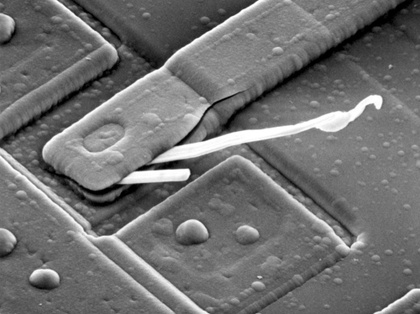
%> input picture images/Fig4.04(a).jpg, 420 x 314 px, shrunk from 500 x 374 before the run
$ octave Project04_01.m   (GNU Octave 9; MATLAB toolbox functions it lacks are replaced by stand-ins)
%> lines starting %> are read from the running program, lines starting %| are printed output that depends on the picture; in (x1, y1, x2, y2) boxes, pixels count from 0 and x2, y2 are one past the last pixel; in counts of white or black regions, pixels touching at a corner belong together; the program's own positions count from 1
% load image
image=imread('./images/Fig4.04(a).jpg');
%> image is the input picture: size 314x420 uint8; min 0, max 255, mean 112.5
image=im2double(image); %Image processing requires double precision
%> image: size 314x420 double
figure(1);
imshow(image,[]);
title('origin image');

% The original image matrix is expanded to obtain fp(x,y)
[M,N]=size(image);
%> M = 314; N = 420
P=2*M;
%> P = 628
Q=2*N;
%> Q = 840
image_fp=zeros(P,Q);
image_fp(1:M,1:N)=image(1:M,1:N);
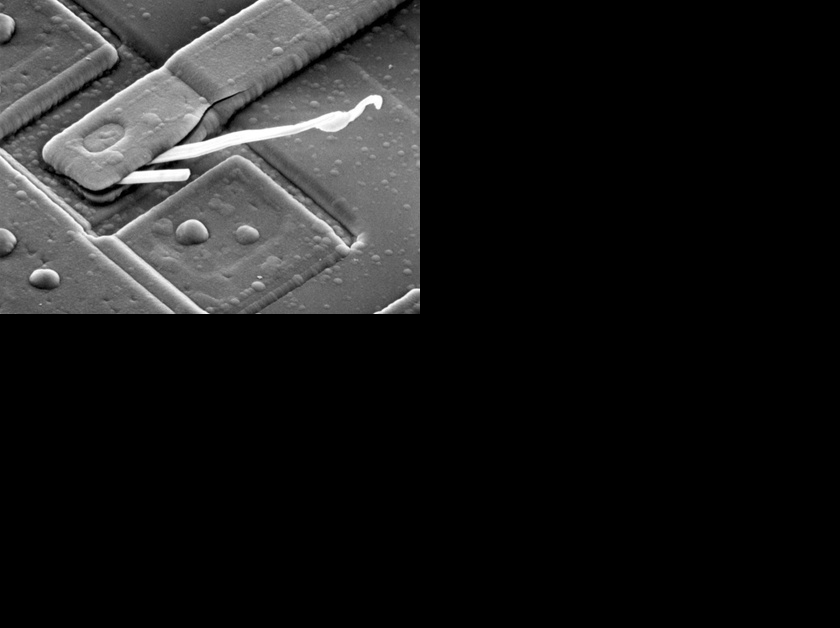
%> image_fp: size 628x840 double; min 0, max 1, mean 0.11

%(-1)^(x+y) Multiplied by fp(x,y) to Move it to the center
for x=1:P
    for y=1:Q
        image_fp(x,y)=image_fp(x,y).*(-1)^(x+y);
    end
end
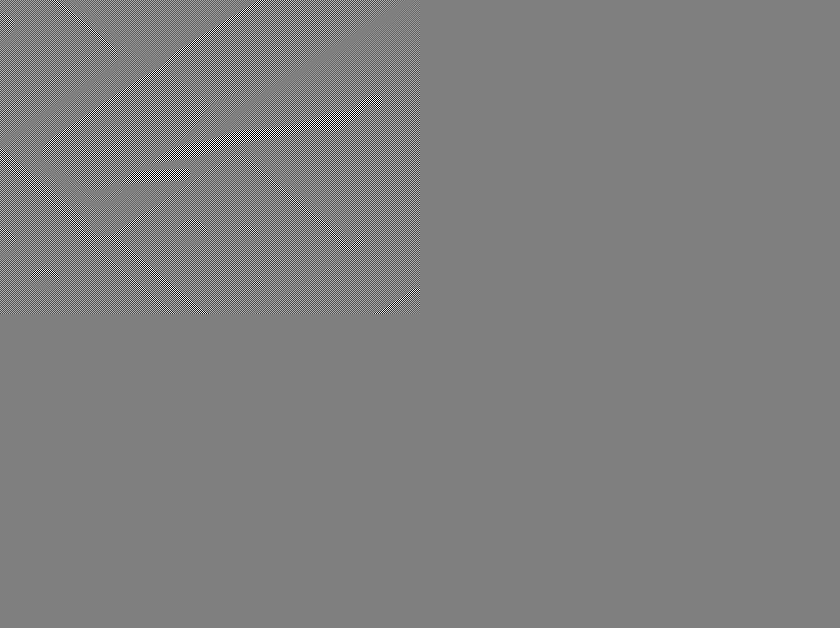
%> image_fp: size 628x840 double; 12.44% of pixels changed, all inside (x1, y1, x2, y2) = (0, 0, 420, 314); drawn with min black and max white

% Take the two-dimensional Fourier transform of the image
%> (the run ends here)

$ run again, with images/Fig3.08(a).jpg copied over images/Fig4.04(a).jpg
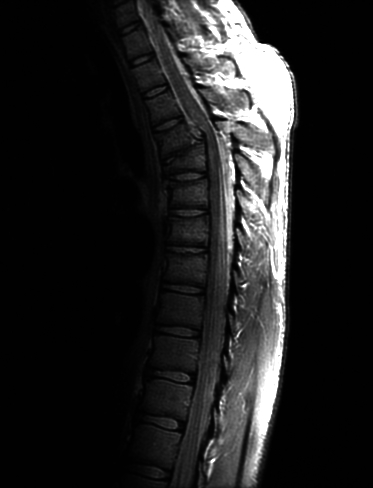
%> input picture images/Fig3.08(a).jpg, 373 x 488 px
%> image is the input picture: size 488x373 uint8; min 0, max 255, mean 32.6
%> image: size 488x373 double
%> `image_fp(1:M,1:N)=image(1:M,1:N);`:
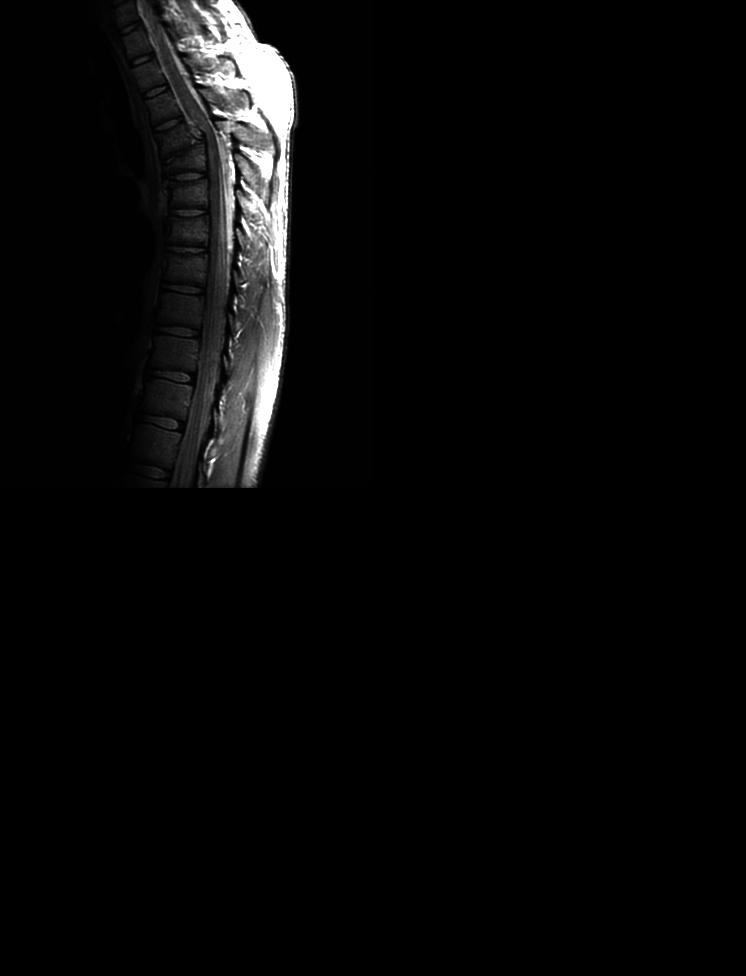
%> image_fp: size 976x746 double; min 0, max 1, mean 0.032

$ run again, with images/Fig3.40(a).jpg copied over images/Fig4.04(a).jpg
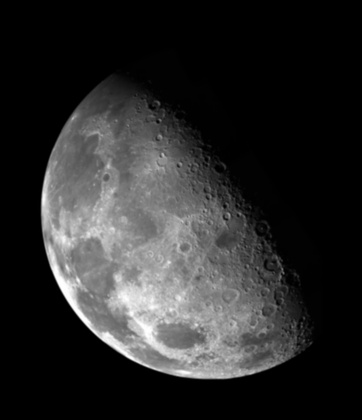
%> input picture images/Fig3.40(a).jpg, 362 x 420 px, shrunk from 464 x 538 before the run
%> image is the input picture: size 420x362 uint8; min 0, max 255, mean 42.6
%> image: size 420x362 double
%> `image_fp(1:M,1:N)=image(1:M,1:N);`:
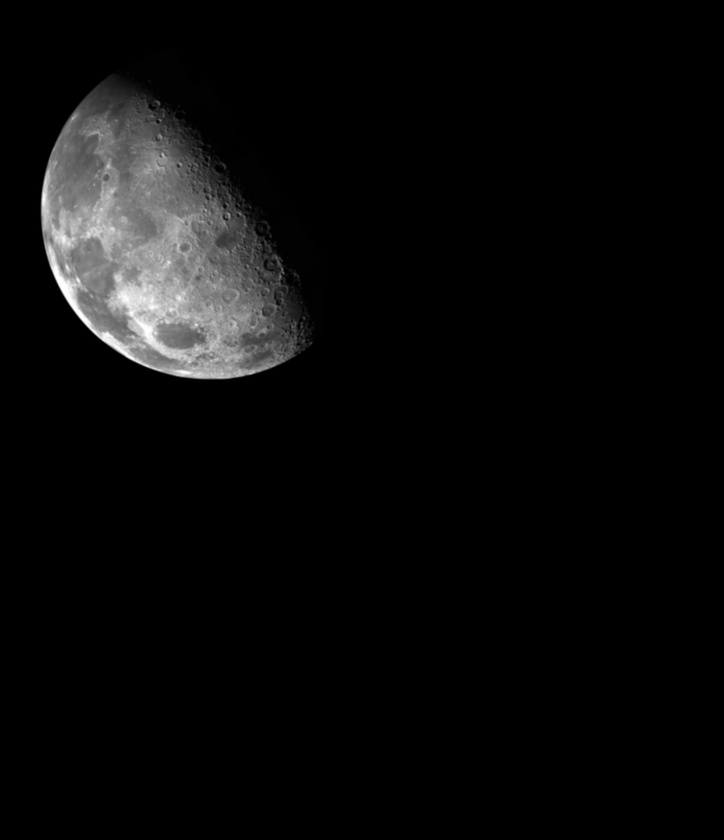
%> image_fp: size 840x724 double; min 0, max 1, mean 0.0418

$ run again, with images/Fig4.11(a).jpg copied over images/Fig4.04(a).jpg
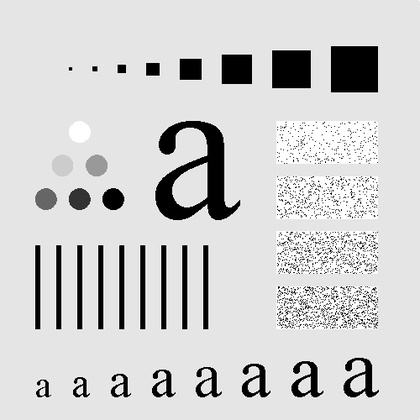
%> input picture images/Fig4.11(a).jpg, 420 x 420 px, shrunk from 500 x 500 before the run
%> image is the input picture: size 420x420 uint8; min 0, max 255, mean 207.2
%> image: size 420x420 double
%> `image_fp(1:M,1:N)=image(1:M,1:N);`:
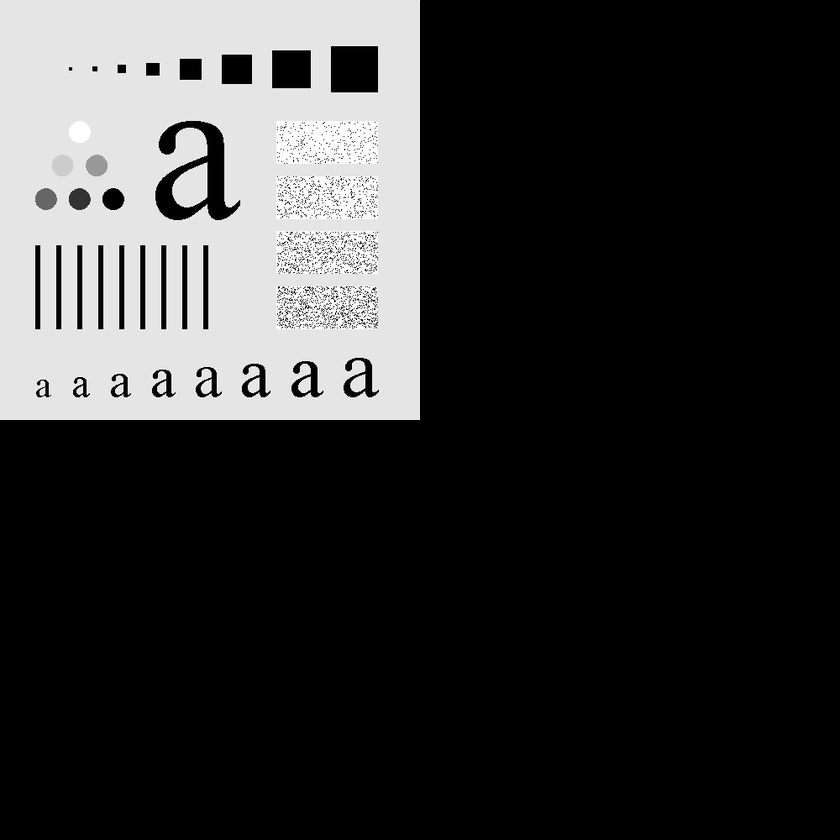
%> image_fp: size 840x840 double; min 0, max 1, mean 0.203
